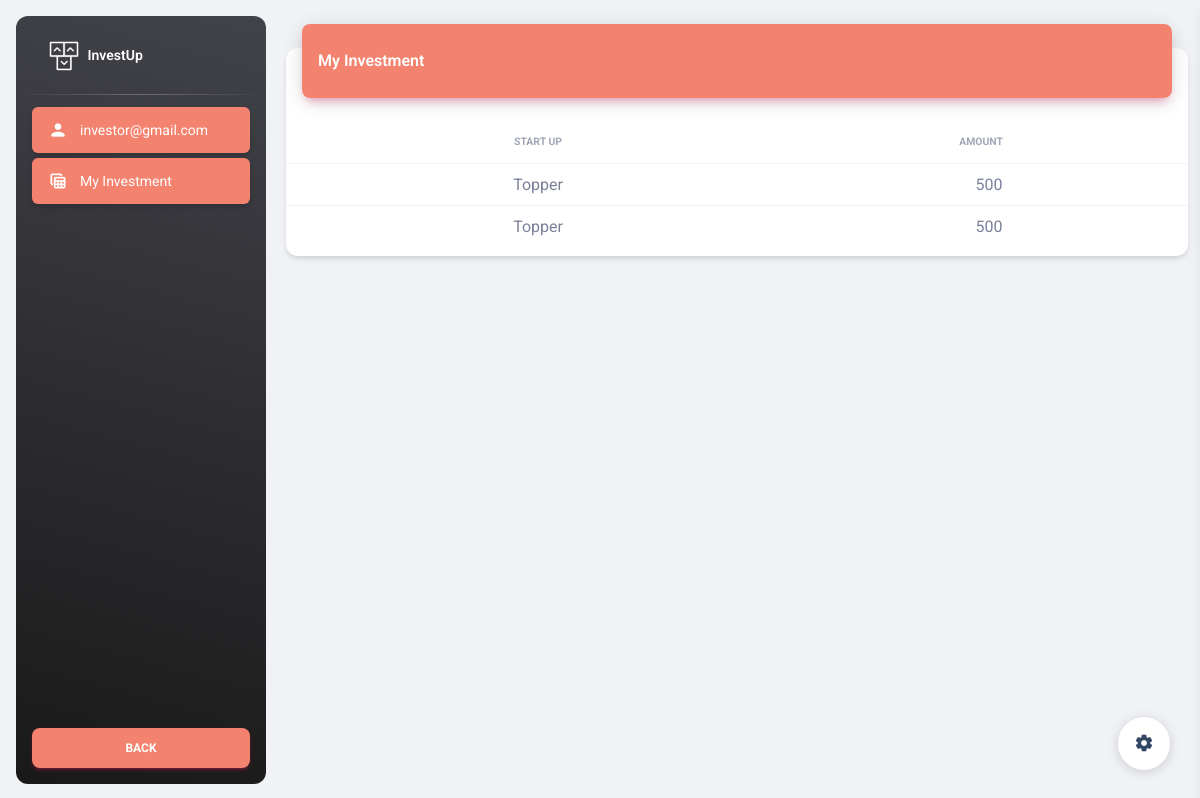
Page /Admin/investment.php (signed in) on the committed database.
### tables this page shows
CREATE TABLE `user_investment` (
  `Id` int(11) NOT NULL,
  `user_email` varchar(255) NOT NULL,
  `startup` varchar(255) NOT NULL,
  `amount` varchar(255) NOT NULL
);

### Admin/investment.php (the view, shortened to what this page needs)
<?php include 'conn.php'; ?>
<!DOCTYPE html>
<html lang="en">
<head>
  <link href="assets/css/nucleo-icons.css" rel="stylesheet" />
  <link href="assets/css/nucleo-svg.css" rel="stylesheet" />
  <link id="pagestyle" href="assets/css/material-dashboard.css?v=3.0.4" rel="stylesheet" />
</head>
<body class="g-sidenav-show  bg-gray-200">
  <aside class="sidenav navbar navbar-vertical navbar-expand-xs border-0 border-radius-xl my-3 fixed-start ms-3   bg-gradient-dark" id="sidenav-main">
    <div class="sidenav-header">
      <a class="navbar-brand m-0" href=" http://localhost/investup/Website/ ">
        <img src="assets/img/logo-ct.png" class="navbar-brand-img h-100" alt="main_logo">
        <span class="ms-1 font-weight-bold text-white">InvestUp</span>
      </a>
    </div>
    <hr class="horizontal light mt-0 mb-2">
    <div class="collapse navbar-collapse  w-auto " id="sidenav-collapse-main">
      <ul class="navbar-nav">
      <li class="nav-item">
          <a class="nav-link text-white active bg-gradient-primary">
            <div class="text-white text-center me-2 d-flex align-items-center justify-content-center">
            <i class="material-icons opacity-10">person</i>
            </div>
            <span class="nav-link-text ms-1"><?php echo $_SESSION['user_email'] ?></span>
          </a>
        </li>
        <li class="nav-item">
          <a class="nav-link text-white active bg-gradient-primary" href="investment.php">
            <div class="text-white text-center me-2 d-flex align-items-center justify-content-center">
              <i class="material-icons opacity-10">table_view</i>
            </div>
            <span class="nav-link-text ms-1">My Investment</span>
          </a>
        </li>
      </ul>
    </div>
    <div class="sidenav-footer position-absolute w-100 bottom-0 ">
      <div class="mx-3">
        <a class="btn bg-gradient-primary mt-4 w-100" href="../Website/index.php" type="button">Back</a>
      </div>
    </div>
  </aside>
  <main class="main-content position-relative max-height-vh-100 h-100 border-radius-lg ">
    <div class="container-fluid py-4">
      <div class="row">
        <div class="col-12">
          <div class="card my-4">
            <div class="card-header p-0 position-relative mt-n4 mx-3 z-index-2">
              <div class="bg-gradient-primary shadow-primary border-radius-lg pt-4 pb-3">
                <h6 class="text-white text-capitalize ps-3">My Investment</h6>
              </div>
            </div>
            <div class="card-body px-0 pb-2">
              <div class="table-responsive p-0">
                <table class="table align-items-center mb-0 text-center">
                  <thead>
                    <tr>
                      <th class="text-uppercase text-secondary text-xxs font-weight-bolder opacity-7">Start Up</th>
                      <th class="text-uppercase text-secondary text-xxs font-weight-bolder opacity-7 ps-2">Amount</th>
                    </tr>
                  </thead>
                  <tbody>
                    <?php
                        $getInvestment = mysqli_query($conn, "select * from user_investment where user_email = '$_SESSION[user_email]'");
                        if(mysqli_num_rows($getInvestment) > 0){
                        while($Investment = mysqli_fetch_array($getInvestment)){
                    ?>
                    <tr>
                      <td>
                        <?php echo $Investment['startup']; ?>
                      </td>
                      <td>
                        <?php echo $Investment['amount']; ?>
                      </td>
                    </tr>
                    <?php } } ?>
                  </tbody>
                </table>
              </div>
            </div>
          </div>
        </div>
      </div>
    </div>
  </main>
  <div class="fixed-plugin">
    <a class="fixed-plugin-button text-dark position-fixed px-3 py-2">
      <i class="material-icons py-2">settings</i>
    </a>
  </div>
</body>
</html>

### rows in the picture
user_investment: startup "Topper", amount "500"
user_investment: startup "Topper", amount "500"

### other values in the picture
$_SESSION['user_email'] "investor@gmail.com"
